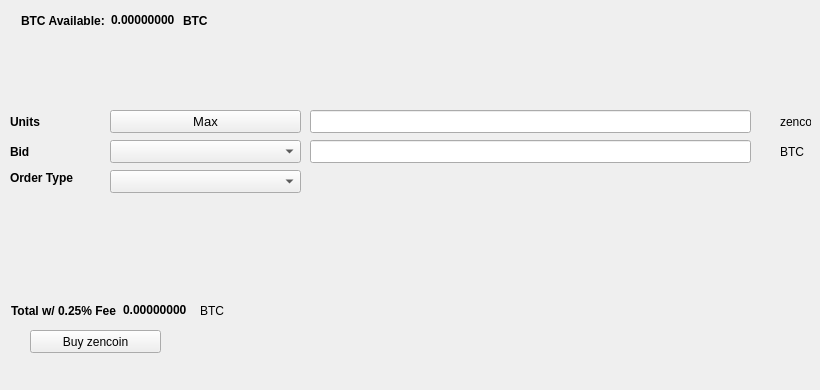
   <widget class="QWidget" name="BuyTab">
    <attribute name="title">
     <string>Buy</string>
    </attribute>
    <widget class="QPushButton" name="Buyzencoin">
     <property name="geometry">
      <rect>
       <x>30</x>
       <y>330</y>
       <width>131</width>
       <height>23</height>
      </rect>
     </property>
     <property name="text">
      <string>Buy zencoin</string>
     </property>
     <property name="icon">
      <iconset resource="../zencoin.qrc">
       <normaloff>:/icons/bitcoin</normaloff>:/icons/bitcoin</iconset>
     </property>
    </widget>
    <widget class="QLabel" name="label_3">
     <property name="geometry">
      <rect>
       <x>10</x>
       <y>110</y>
       <width>46</width>
       <height>23</height>
      </rect>
     </property>
     <property name="font">
      <font>
       <weight>75</weight>
       <bold>true</bold>
      </font>
     </property>
     <property name="text">
      <string>Units</string>
     </property>
    </widget>
    <widget class="QLineEdit" name="UnitsInput">
     <property name="geometry">
      <rect>
       <x>310</x>
       <y>110</y>
       <width>441</width>
       <height>23</height>
      </rect>
     </property>
     <property name="font">
      <font>
       <pointsize>9</pointsize>
       <weight>75</weight>
       <bold>true</bold>
      </font>
     </property>
    </widget>
    <widget class="QLineEdit" name="BuyBidPriceEdit">
     <property name="geometry">
      <rect>
       <x>310</x>
       <y>140</y>
       <width>441</width>
       <height>23</height>
      </rect>
     </property>
     <property name="font">
      <font>
       <pointsize>9</pointsize>
       <weight>75</weight>
       <bold>true</bold>
      </font>
     </property>
    </widget>
    <widget class="QLabel" name="label_4">
     <property name="geometry">
      <rect>
       <x>780</x>
       <y>110</y>
       <width>31</width>
       <height>23</height>
      </rect>
     </property>
     <property name="text">
      <string>zencoin</string>
     </property>
    </widget>
    <widget class="QLabel" name="label_5">
     <property name="geometry">
      <rect>
       <x>780</x>
       <y>140</y>
       <width>31</width>
       <height>23</height>
      </rect>
     </property>
     <property name="text">
      <string>BTC</string>
     </property>
    </widget>
    <widget class="QLabel" name="label_6">
     <property name="geometry">
      <rect>
       <x>10</x>
       <y>140</y>
       <width>46</width>
       <height>23</height>
      </rect>
     </property>
     <property name="font">
      <font>
       <weight>75</weight>
       <bold>true</bold>
      </font>
     </property>
     <property name="text">
      <string>Bid</string>
     </property>
    </widget>
    <widget class="QLabel" name="label_7">
     <property name="geometry">
      <rect>
       <x>10</x>
       <y>170</y>
       <width>91</width>
       <height>16</height>
      </rect>
     </property>
     <property name="font">
      <font>
       <weight>75</weight>
       <bold>true</bold>
      </font>
     </property>
     <property name="text">
      <string>Order Type</string>
     </property>
    </widget>
    <widget class="QPushButton" name="Buy_Max_Amount">
     <property name="geometry">
      <rect>
       <x>110</x>
       <y>110</y>
       <width>191</width>
       <height>23</height>
      </rect>
     </property>
     <property name="font">
      <font>
       <pointsize>10</pointsize>
      </font>
     </property>
     <property name="text">
      <string>Max</string>
     </property>
    </widget>
    <widget class="QComboBox" name="BuyBidcomboBox">
     <property name="geometry">
      <rect>
       <x>110</x>
       <y>140</y>
       <width>191</width>
       <height>23</height>
      </rect>
     </property>
     <property name="font">
      <font>
       <pointsize>10</pointsize>
      </font>
     </property>
    </widget>
    <widget class="QComboBox" name="buyOrdertypeCombo">
     <property name="geometry">
      <rect>
       <x>110</x>
       <y>170</y>
       <width>191</width>
       <height>23</height>
      </rect>
     </property>
     <property name="font">
      <font>
       <pointsize>10</pointsize>
      </font>
     </property>
    </widget>
    <widget class="QWidget" name="layoutWidget1">
     <property name="geometry">
      <rect>
       <x>21</x>
       <y>11</y>
       <width>227</width>
       <height>19</height>
      </rect>
     </property>
     <layout class="QHBoxLayout" name="horizontalLayout_3">
      <item>
       <widget class="QLabel" name="label232">
        <property name="font">
         <font>
          <weight>75</weight>
          <bold>true</bold>
         </font>
        </property>
        <property name="text">
         <string>BTC Available:</string>
        </property>
       </widget>
      </item>
      <item>
       <widget class="QLabel" name="BtcAvailableLbl">
        <property name="palette">
         <palette>
          <active>
           <colorrole role="WindowText">
            <brush brushstyle="SolidPattern">
             <color alpha="255">
              <red>0</red>
              <green>0</green>
              <blue>0</blue>
             </color>
            </brush>
           </colorrole>
           <colorrole role="Button">
            <brush brushstyle="SolidPattern">
             <color alpha="255">
              <red>0</red>
              <green>170</green>
              <blue>0</blue>
             </color>
            </brush>
           </colorrole>
           <colorrole role="Light">
            <brush brushstyle="SolidPattern">
             <color alpha="255">
              <red>0</red>
              <green>255</green>
              <blue>0</blue>
             </color>
            </brush>
           </colorrole>
           <colorrole role="Midlight">
            <brush brushstyle="SolidPattern">
             <color alpha="255">
              <red>0</red>
              <green>212</green>
              <blue>0</blue>
             </color>
            </brush>
           </colorrole>
           <colorrole role="Dark">
            <brush brushstyle="SolidPattern">
             <color alpha="255">
              <red>0</red>
              <green>85</green>
              <blue>0</blue>
             </color>
            </brush>
           </colorrole>
           <colorrole role="Mid">
            <brush brushstyle="SolidPattern">
             <color alpha="255">
              <red>0</red>
              <green>113</green>
              <blue>0</blue>
             </color>
            </brush>
           </colorrole>
           <colorrole role="Text">
            <brush brushstyle="SolidPattern">
             <color alpha="255">
              <red>0</red>
              <green>170</green>
              <blue>0</blue>
             </color>
            </brush>
           </colorrole>
           <colorrole role="BrightText">
            <brush brushstyle="SolidPattern">
             <color alpha="255">
              <red>255</red>
              <green>255</green>
              <blue>255</blue>
             </color>
            </brush>
           </colorrole>
           <colorrole role="ButtonText">
            <brush brushstyle="SolidPattern">
             <color alpha="255">
              <red>0</red>
              <green>0</green>
              <blue>0</blue>
             </color>
            </brush>
           </colorrole>
           <colorrole role="Base">
            <brush brushstyle="SolidPattern">
             <color alpha="255">
              <red>255</red>
              <green>255</green>
              <blue>255</blue>
             </color>
            </brush>
           </colorrole>
           <colorrole role="Window">
            <brush brushstyle="SolidPattern">
             <color alpha="255">
              <red>0</red>
              <green>170</green>
              <blue>0</blue>
             </color>
            </brush>
           </colorrole>
           <colorrole role="Shadow">
            <brush brushstyle="SolidPattern">
             <color alpha="255">
              <red>0</red>
              <green>0</green>
              <blue>0</blue>
             </color>
            </brush>
           </colorrole>
           <colorrole role="AlternateBase">
            <brush brushstyle="SolidPattern">
             <color alpha="255">
              <red>127</red>
              <green>212</green>
              <blue>127</blue>
             </color>
            </brush>
           </colorrole>
           <colorrole role="ToolTipBase">
            <brush brushstyle="SolidPattern">
             <color alpha="255">
              <red>255</red>
              <green>255</green>
              <blue>220</blue>
             </color>
            </brush>
           </colorrole>
           <colorrole role="ToolTipText">
            <brush brushstyle="SolidPattern">
             <color alpha="255">
              <red>0</red>
              <green>0</green>
              <blue>0</blue>
             </color>
            </brush>
           </colorrole>
          </active>
          <inactive>
           <colorrole role="WindowText">
            <brush brushstyle="SolidPattern">
             <color alpha="255">
              <red>0</red>
              <green>0</green>
              <blue>0</blue>
             </color>
            </brush>
           </colorrole>
           <colorrole role="Button">
            <brush brushstyle="SolidPattern">
             <color alpha="255">
              <red>0</red>
              <green>170</green>
              <blue>0</blue>
             </color>
            </brush>
           </colorrole>
           <colorrole role="Light">
            <brush brushstyle="SolidPattern">
             <color alpha="255">
              <red>0</red>
              <green>255</green>
              <blue>0</blue>
             </color>
            </brush>
           </colorrole>
           <colorrole role="Midlight">
            <brush brushstyle="SolidPattern">
             <color alpha="255">
              <red>0</red>
              <green>212</green>
              <blue>0</blue>
             </color>
            </brush>
           </colorrole>
           <colorrole role="Dark">
            <brush brushstyle="SolidPattern">
             <color alpha="255">
              <red>0</red>
              <green>85</green>
              <blue>0</blue>
             </color>
            </brush>
           </colorrole>
           <colorrole role="Mid">
            <brush brushstyle="SolidPattern">
             <color alpha="255">
              <red>0</red>
              <green>113</green>
              <blue>0</blue>
             </color>
            </brush>
           </colorrole>
           <colorrole role="Text">
            <brush brushstyle="SolidPattern">
             <color alpha="255">
              <red>0</red>
              <green>170</green>
              <blue>0</blue>
             </color>
            </brush>
           </colorrole>
           <colorrole role="BrightText">
            <brush brushstyle="SolidPattern">
             <color alpha="255">
              <red>255</red>
              <green>255</green>
              <blue>255</blue>
             </color>
            </brush>
           </colorrole>
           <colorrole role="ButtonText">
            <brush brushstyle="SolidPattern">
             <color alpha="255">
              <red>0</red>
              <green>0</green>
              <blue>0</blue>
             </color>
            </brush>
           </colorrole>
           <colorrole role="Base">
            <brush brushstyle="SolidPattern">
             <color alpha="255">
              <red>255</red>
              <green>255</green>
              <blue>255</blue>
             </color>
            </brush>
           </colorrole>
           <colorrole role="Window">
            <brush brushstyle="SolidPattern">
             <color alpha="255">
              <red>0</red>
              <green>170</green>
              <blue>0</blue>
             </color>
            </brush>
           </colorrole>
           <colorrole role="Shadow">
            <brush brushstyle="SolidPattern">
             <color alpha="255">
              <red>0</red>
              <green>0</green>
              <blue>0</blue>
             </color>
            </brush>
           </colorrole>
           <colorrole role="AlternateBase">
            <brush brushstyle="SolidPattern">
             <color alpha="255">
              <red>127</red>
              <green>212</green>
              <blue>127</blue>
             </color>
            </brush>
           </colorrole>
           <colorrole role="ToolTipBase">
            <brush brushstyle="SolidPattern">
             <color alpha="255">
              <red>255</red>
              <green>255</green>
              <blue>220</blue>
             </color>
            </brush>
           </colorrole>
           <colorrole role="ToolTipText">
            <brush brushstyle="SolidPattern">
             <color alpha="255">
              <red>0</red>
              <green>0</green>
              <blue>0</blue>
             </color>
            </brush>
           </colorrole>
          </inactive>
          <disabled>
           <colorrole role="WindowText">
            <brush brushstyle="SolidPattern">
             <color alpha="255">
              <red>0</red>
              <green>85</green>
              <blue>0</blue>
             </color>
            </brush>
           </colorrole>
           <colorrole role="Button">
            <brush brushstyle="SolidPattern">
             <color alpha="255">
              <red>0</red>
              <green>170</green>
              <blue>0</blue>
             </color>
            </brush>
           </colorrole>
           <colorrole role="Light">
            <brush brushstyle="SolidPattern">
             <color alpha="255">
              <red>0</red>
              <green>255</green>
              <blue>0</blue>
             </color>
            </brush>
           </colorrole>
           <colorrole role="Midlight">
            <brush brushstyle="SolidPattern">
             <color alpha="255">
              <red>0</red>
              <green>212</green>
              <blue>0</blue>
             </color>
            </brush>
           </colorrole>
           <colorrole role="Dark">
            <brush brushstyle="SolidPattern">
             <color alpha="255">
              <red>0</red>
              <green>85</green>
              <blue>0</blue>
             </color>
            </brush>
           </colorrole>
           <colorrole role="Mid">
            <brush brushstyle="SolidPattern">
             <color alpha="255">
              <red>0</red>
              <green>113</green>
              <blue>0</blue>
             </color>
            </brush>
           </colorrole>
           <colorrole role="Text">
            <brush brushstyle="SolidPattern">
             <color alpha="255">
              <red>0</red>
              <green>85</green>
              <blue>0</blue>
             </color>
            </brush>
           </colorrole>
           <colorrole role="BrightText">
            <brush brushstyle="SolidPattern">
             <color alpha="255">
              <red>255</red>
              <green>255</green>
              <blue>255</blue>
             </color>
            </brush>
           </colorrole>
           <colorrole role="ButtonText">
            <brush brushstyle="SolidPattern">
             <color alpha="255">
              <red>0</red>
              <green>85</green>
              <blue>0</blue>
             </color>
            </brush>
           </colorrole>
           <colorrole role="Base">
            <brush brushstyle="SolidPattern">
             <color alpha="255">
              <red>0</red>
              <green>170</green>
              <blue>0</blue>
             </color>
            </brush>
           </colorrole>
           <colorrole role="Window">
            <brush brushstyle="SolidPattern">
             <color alpha="255">
              <red>0</red>
              <green>170</green>
              <blue>0</blue>
             </color>
            </brush>
           </colorrole>
           <colorrole role="Shadow">
            <brush brushstyle="SolidPattern">
             <color alpha="255">
              <red>0</red>
              <green>0</green>
              <blue>0</blue>
             </color>
            </brush>
           </colorrole>
           <colorrole role="AlternateBase">
            <brush brushstyle="SolidPattern">
             <color alpha="255">
              <red>0</red>
              <green>170</green>
              <blue>0</blue>
             </color>
            </brush>
           </colorrole>
           <colorrole role="ToolTipBase">
            <brush brushstyle="SolidPattern">
             <color alpha="255">
              <red>255</red>
              <green>255</green>
              <blue>220</blue>
             </color>
            </brush>
           </colorrole>
           <colorrole role="ToolTipText">
            <brush brushstyle="SolidPattern">
             <color alpha="255">
              <red>0</red>
              <green>0</green>
              <blue>0</blue>
             </color>
            </brush>
           </colorrole>
          </disabled>
         </palette>
        </property>
        <property name="font">
         <font>
          <weight>75</weight>
          <bold>true</bold>
         </font>
        </property>
        <property name="text">
         <string>0.00000000</string>
        </property>
        <property name="textInteractionFlags">
         <set>Qt::LinksAccessibleByMouse|Qt::TextSelectableByKeyboard|Qt::TextSelectableByMouse</set>
        </property>
       </widget>
      </item>
      <item>
       <widget class="QLabel" name="BtcAvailableLbl_2">
        <property name="font">
         <font>
          <weight>75</weight>
          <bold>true</bold>
         </font>
        </property>
        <property name="text">
         <string>BTC</string>
        </property>
       </widget>
      </item>
     </layout>
    </widget>
    <widget class="QWidget" name="layoutWidge2">
     <property name="geometry">
      <rect>
       <x>11</x>
       <y>301</y>
       <width>259</width>
       <height>19</height>
      </rect>
     </property>
     <layout class="QHBoxLayout" name="horizontalLayout_4">
      <item>
       <widget class="QLabel" name="label_9">
        <property name="font">
         <font>
          <weight>75</weight>
          <bold>true</bold>
         </font>
        </property>
        <property name="text">
         <string>Total w/ 0.25% Fee</string>
        </property>
       </widget>
      </item>
      <item>
       <widget class="QLabel" name="BuyCostLabel">
        <property name="palette">
         <palette>
          <active>
           <colorrole role="WindowText">
            <brush brushstyle="SolidPattern">
             <color alpha="255">
              <red>0</red>
              <green>0</green>
              <blue>0</blue>
             </color>
            </brush>
           </colorrole>
           <colorrole role="Button">
            <brush brushstyle="SolidPattern">
             <color alpha="255">
              <red>0</red>
              <green>170</green>
              <blue>0</blue>
             </color>
            </brush>
           </colorrole>
           <colorrole role="Light">
            <brush brushstyle="SolidPattern">
             <color alpha="255">
              <red>0</red>
              <green>255</green>
              <blue>0</blue>
             </color>
            </brush>
           </colorrole>
           <colorrole role="Midlight">
            <brush brushstyle="SolidPattern">
             <color alpha="255">
              <red>0</red>
              <green>212</green>
              <blue>0</blue>
             </color>
            </brush>
           </colorrole>
           <colorrole role="Dark">
            <brush brushstyle="SolidPattern">
             <color alpha="255">
              <red>0</red>
              <green>85</green>
              <blue>0</blue>
             </color>
            </brush>
           </colorrole>
           <colorrole role="Mid">
            <brush brushstyle="SolidPattern">
             <color alpha="255">
              <red>0</red>
              <green>113</green>
              <blue>0</blue>
             </color>
            </brush>
           </colorrole>
           <colorrole role="Text">
            <brush brushstyle="SolidPattern">
             <color alpha="255">
              <red>0</red>
              <green>170</green>
              <blue>0</blue>
             </color>
            </brush>
           </colorrole>
           <colorrole role="BrightText">
            <brush brushstyle="SolidPattern">
             <color alpha="255">
              <red>255</red>
              <green>255</green>
              <blue>255</blue>
             </color>
            </brush>
           </colorrole>
           <colorrole role="ButtonText">
            <brush brushstyle="SolidPattern">
             <color alpha="255">
              <red>0</red>
              <green>0</green>
              <blue>0</blue>
             </color>
            </brush>
           </colorrole>
           <colorrole role="Base">
            <brush brushstyle="SolidPattern">
             <color alpha="255">
              <red>255</red>
              <green>255</green>
              <blue>255</blue>
             </color>
            </brush>
           </colorrole>
           <colorrole role="Window">
            <brush brushstyle="SolidPattern">
             <color alpha="255">
              <red>0</red>
              <green>170</green>
              <blue>0</blue>
             </color>
            </brush>
           </colorrole>
           <colorrole role="Shadow">
            <brush brushstyle="SolidPattern">
             <color alpha="255">
              <red>0</red>
              <green>0</green>
              <blue>0</blue>
             </color>
            </brush>
           </colorrole>
           <colorrole role="AlternateBase">
            <brush brushstyle="SolidPattern">
             <color alpha="255">
              <red>127</red>
              <green>212</green>
              <blue>127</blue>
             </color>
            </brush>
           </colorrole>
           <colorrole role="ToolTipBase">
            <brush brushstyle="SolidPattern">
             <color alpha="255">
              <red>255</red>
              <green>255</green>
              <blue>220</blue>
             </color>
            </brush>
           </colorrole>
           <colorrole role="ToolTipText">
            <brush brushstyle="SolidPattern">
             <color alpha="255">
              <red>0</red>
              <green>0</green>
              <blue>0</blue>
             </color>
            </brush>
           </colorrole>
          </active>
          <inactive>
           <colorrole role="WindowText">
            <brush brushstyle="SolidPattern">
             <color alpha="255">
              <red>0</red>
              <green>0</green>
              <blue>0</blue>
             </color>
            </brush>
           </colorrole>
           <colorrole role="Button">
            <brush brushstyle="SolidPattern">
             <color alpha="255">
              <red>0</red>
              <green>170</green>
              <blue>0</blue>
             </color>
            </brush>
           </colorrole>
           <colorrole role="Light">
            <brush brushstyle="SolidPattern">
             <color alpha="255">
              <red>0</red>
              <green>255</green>
              <blue>0</blue>
             </color>
            </brush>
           </colorrole>
           <colorrole role="Midlight">
            <brush brushstyle="SolidPattern">
             <color alpha="255">
              <red>0</red>
              <green>212</green>
              <blue>0</blue>
             </color>
            </brush>
           </colorrole>
           <colorrole role="Dark">
            <brush brushstyle="SolidPattern">
             <color alpha="255">
              <red>0</red>
              <green>85</green>
              <blue>0</blue>
             </color>
            </brush>
           </colorrole>
           <colorrole role="Mid">
            <brush brushstyle="SolidPattern">
             <color alpha="255">
              <red>0</red>
              <green>113</green>
              <blue>0</blue>
             </color>
            </brush>
           </colorrole>
           <colorrole role="Text">
            <brush brushstyle="SolidPattern">
             <color alpha="255">
              <red>0</red>
              <green>170</green>
              <blue>0</blue>
             </color>
            </brush>
           </colorrole>
           <colorrole role="BrightText">
            <brush brushstyle="SolidPattern">
             <color alpha="255">
              <red>255</red>
              <green>255</green>
              <blue>255</blue>
             </color>
            </brush>
           </colorrole>
           <colorrole role="ButtonText">
            <brush brushstyle="SolidPattern">
             <color alpha="255">
              <red>0</red>
              <green>0</green>
              <blue>0</blue>
             </color>
            </brush>
           </colorrole>
           <colorrole role="Base">
            <brush brushstyle="SolidPattern">
             <color alpha="255">
              <red>255</red>
              <green>255</green>
              <blue>255</blue>
             </color>
            </brush>
           </colorrole>
           <colorrole role="Window">
            <brush brushstyle="SolidPattern">
             <color alpha="255">
              <red>0</red>
              <green>170</green>
              <blue>0</blue>
             </color>
            </brush>
           </colorrole>
           <colorrole role="Shadow">
            <brush brushstyle="SolidPattern">
             <color alpha="255">
              <red>0</red>
              <green>0</green>
              <blue>0</blue>
             </color>
            </brush>
           </colorrole>
           <colorrole role="AlternateBase">
            <brush brushstyle="SolidPattern">
             <color alpha="255">
              <red>127</red>
              <green>212</green>
              <blue>127</blue>
             </color>
            </brush>
           </colorrole>
           <colorrole role="ToolTipBase">
            <brush brushstyle="SolidPattern">
             <color alpha="255">
              <red>255</red>
              <green>255</green>
              <blue>220</blue>
             </color>
            </brush>
           </colorrole>
           <colorrole role="ToolTipText">
            <brush brushstyle="SolidPattern">
             <color alpha="255">
              <red>0</red>
              <green>0</green>
              <blue>0</blue>
             </color>
            </brush>
           </colorrole>
          </inactive>
          <disabled>
           <colorrole role="WindowText">
            <brush brushstyle="SolidPattern">
             <color alpha="255">
              <red>0</red>
              <green>85</green>
              <blue>0</blue>
             </color>
            </brush>
           </colorrole>
           <colorrole role="Button">
            <brush brushstyle="SolidPattern">
             <color alpha="255">
              <red>0</red>
              <green>170</green>
              <blue>0</blue>
             </color>
            </brush>
           </colorrole>
           <colorrole role="Light">
            <brush brushstyle="SolidPattern">
             <color alpha="255">
              <red>0</red>
              <green>255</green>
              <blue>0</blue>
             </color>
            </brush>
           </colorrole>
           <colorrole role="Midlight">
            <brush brushstyle="SolidPattern">
             <color alpha="255">
              <red>0</red>
              <green>212</green>
              <blue>0</blue>
             </color>
            </brush>
           </colorrole>
           <colorrole role="Dark">
            <brush brushstyle="SolidPattern">
             <color alpha="255">
              <red>0</red>
              <green>85</green>
              <blue>0</blue>
             </color>
            </brush>
           </colorrole>
           <colorrole role="Mid">
            <brush brushstyle="SolidPattern">
             <color alpha="255">
              <red>0</red>
              <green>113</green>
              <blue>0</blue>
             </color>
            </brush>
           </colorrole>
           <colorrole role="Text">
            <brush brushstyle="SolidPattern">
             <color alpha="255">
              <red>0</red>
              <green>85</green>
              <blue>0</blue>
             </color>
            </brush>
           </colorrole>
           <colorrole role="BrightText">
            <brush brushstyle="SolidPattern">
             <color alpha="255">
              <red>255</red>
              <green>255</green>
              <blue>255</blue>
             </color>
            </brush>
           </colorrole>
           <colorrole role="ButtonText">
            <brush brushstyle="SolidPattern">
             <color alpha="255">
              <red>0</red>
              <green>85</green>
              <blue>0</blue>
             </color>
            </brush>
           </colorrole>
           <colorrole role="Base">
            <brush brushstyle="SolidPattern">
             <color alpha="255">
              <red>0</red>
              <green>170</green>
              <blue>0</blue>
             </color>
            </brush>
           </colorrole>
           <colorrole role="Window">
            <brush brushstyle="SolidPattern">
             <color alpha="255">
              <red>0</red>
              <green>170</green>
              <blue>0</blue>
             </color>
            </brush>
           </colorrole>
           <colorrole role="Shadow">
            <brush brushstyle="SolidPattern">
             <color alpha="255">
              <red>0</red>
              <green>0</green>
              <blue>0</blue>
             </color>
            </brush>
           </colorrole>
           <colorrole role="AlternateBase">
            <brush brushstyle="SolidPattern">
             <color alpha="255">
              <red>0</red>
              <green>170</green>
              <blue>0</blue>
             </color>
            </brush>
           </colorrole>
           <colorrole role="ToolTipBase">
            <brush brushstyle="SolidPattern">
             <color alpha="255">
              <red>255</red>
              <green>255</green>
              <blue>220</blue>
             </color>
            </brush>
           </colorrole>
           <colorrole role="ToolTipText">
            <brush brushstyle="SolidPattern">
             <color alpha="255">
              <red>0</red>
              <green>0</green>
              <blue>0</blue>
             </color>
            </brush>
           </colorrole>
          </disabled>
         </palette>
        </property>
        <property name="font">
         <font>
          <weight>75</weight>
          <bold>true</bold>
         </font>
        </property>
        <property name="autoFillBackground">
         <bool>false</bool>
        </property>
        <property name="text">
         <string>0.00000000</string>
        </property>
        <property name="textInteractionFlags">
         <set>Qt::LinksAccessibleByMouse|Qt::TextSelectableByMouse</set>
        </property>
       </widget>
      </item>
      <item>
       <widget class="QLabel" name="label_10">
        <property name="font">
         <font>
          <weight>50</weight>
          <bold>false</bold>
         </font>
        </property>
        <property name="text">
         <string>BTC</string>
        </property>
       </widget>
      </item>
     </layout>
    </widget>
    <widget class="QLabel" name="label_24">
     <property name="geometry">
      <rect>
       <x>460</x>
       <y>300</y>
       <width>281</width>
       <height>81</height>
      </rect>
     </property>
     <property name="text">
      <string/>
     </property>
     <property name="pixmap">
      <pixmap>:/images/bittrex</pixmap>
     </property>
    </widget>
   </widget>
